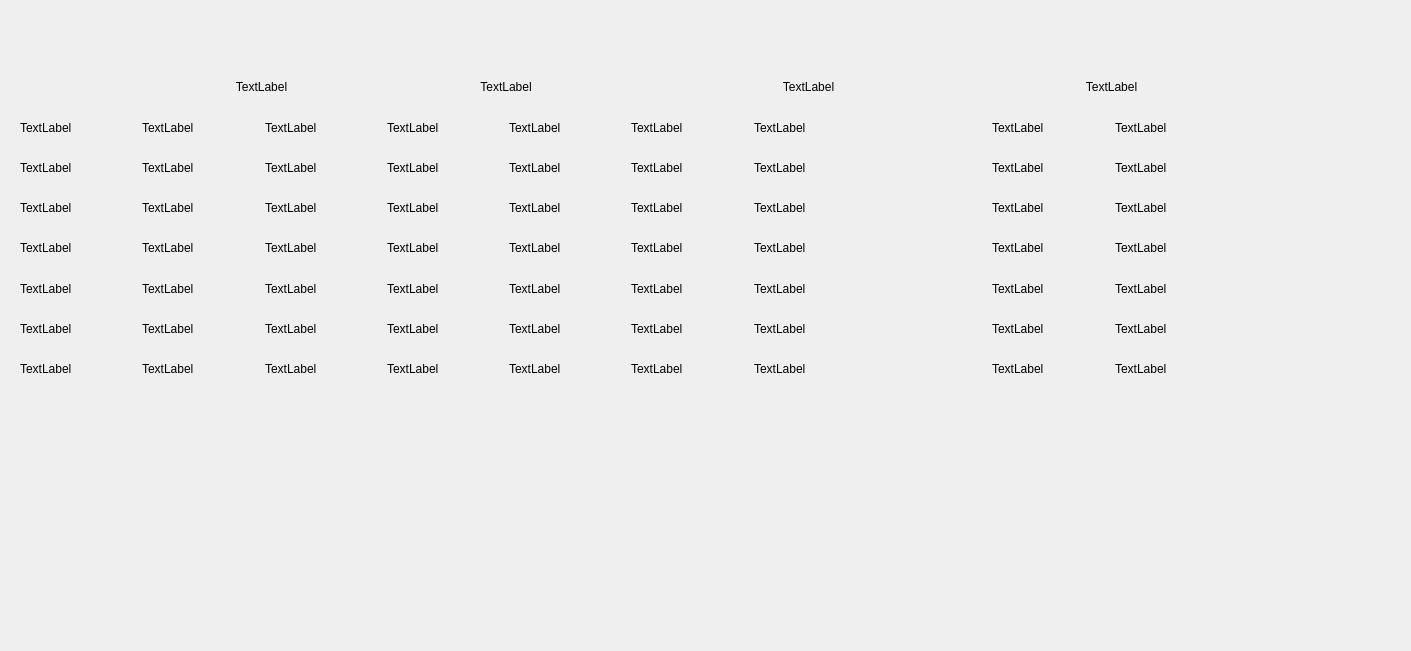
<?xml version="1.0" encoding="UTF-8"?>
<ui version="4.0">
 <class>Form</class>
 <widget class="QWidget" name="Form">
  <property name="geometry">
   <rect>
    <x>0</x>
    <y>0</y>
    <width>1411</width>
    <height>651</height>
   </rect>
  </property>
  <property name="windowTitle">
   <string>Form</string>
  </property>
  <widget class="QWidget" name="layoutWidget">
   <property name="geometry">
    <rect>
     <x>20</x>
     <y>70</y>
     <width>1211</width>
     <height>316</height>
    </rect>
   </property>
   <layout class="QGridLayout" name="gridLayout" rowstretch="0,0,0,0,0,0,0,0" columnstretch="0,0,0,0,0,0,0,0,0,0" columnminimumwidth="0,0,0,0,0,0,0,0,0,0">
    <item row="0" column="3" colspan="2">
     <widget class="QLabel" name="label_67">
      <property name="text">
       <string>TextLabel</string>
      </property>
      <property name="alignment">
       <set>Qt::AlignCenter</set>
      </property>
     </widget>
    </item>
    <item row="1" column="0">
     <widget class="QLabel" name="label">
      <property name="text">
       <string>TextLabel</string>
      </property>
     </widget>
    </item>
    <item row="1" column="1">
     <widget class="QLabel" name="label_2">
      <property name="text">
       <string>TextLabel</string>
      </property>
     </widget>
    </item>
    <item row="1" column="2">
     <widget class="QLabel" name="label_6">
      <property name="text">
       <string>TextLabel</string>
      </property>
     </widget>
    </item>
    <item row="1" column="3">
     <widget class="QLabel" name="label_8">
      <property name="text">
       <string>TextLabel</string>
      </property>
     </widget>
    </item>
    <item row="1" column="4">
     <widget class="QLabel" name="label_33">
      <property name="text">
       <string>TextLabel</string>
      </property>
     </widget>
    </item>
    <item row="1" column="5">
     <widget class="QLabel" name="label_37">
      <property name="text">
       <string>TextLabel</string>
      </property>
     </widget>
    </item>
    <item row="1" column="6" colspan="2">
     <widget class="QLabel" name="label_46">
      <property name="text">
       <string>TextLabel</string>
      </property>
     </widget>
    </item>
    <item row="1" column="8">
     <widget class="QLabel" name="label_47">
      <property name="text">
       <string>TextLabel</string>
      </property>
     </widget>
    </item>
    <item row="1" column="9">
     <widget class="QLabel" name="label_62">
      <property name="text">
       <string>TextLabel</string>
      </property>
     </widget>
    </item>
    <item row="2" column="0">
     <widget class="QLabel" name="label_3">
      <property name="text">
       <string>TextLabel</string>
      </property>
     </widget>
    </item>
    <item row="2" column="1">
     <widget class="QLabel" name="label_4">
      <property name="text">
       <string>TextLabel</string>
      </property>
     </widget>
    </item>
    <item row="2" column="2">
     <widget class="QLabel" name="label_7">
      <property name="text">
       <string>TextLabel</string>
      </property>
     </widget>
    </item>
    <item row="2" column="3">
     <widget class="QLabel" name="label_5">
      <property name="text">
       <string>TextLabel</string>
      </property>
     </widget>
    </item>
    <item row="2" column="4">
     <widget class="QLabel" name="label_41">
      <property name="text">
       <string>TextLabel</string>
      </property>
     </widget>
    </item>
    <item row="2" column="5">
     <widget class="QLabel" name="label_30">
      <property name="text">
       <string>TextLabel</string>
      </property>
     </widget>
    </item>
    <item row="2" column="6" colspan="2">
     <widget class="QLabel" name="label_34">
      <property name="text">
       <string>TextLabel</string>
      </property>
     </widget>
    </item>
    <item row="2" column="8">
     <widget class="QLabel" name="label_38">
      <property name="text">
       <string>TextLabel</string>
      </property>
     </widget>
    </item>
    <item row="2" column="9">
     <widget class="QLabel" name="label_57">
      <property name="text">
       <string>TextLabel</string>
      </property>
     </widget>
    </item>
    <item row="3" column="0">
     <widget class="QLabel" name="label_12">
      <property name="text">
       <string>TextLabel</string>
      </property>
     </widget>
    </item>
    <item row="3" column="1">
     <widget class="QLabel" name="label_15">
      <property name="text">
       <string>TextLabel</string>
      </property>
     </widget>
    </item>
    <item row="3" column="2">
     <widget class="QLabel" name="label_9">
      <property name="text">
       <string>TextLabel</string>
      </property>
     </widget>
    </item>
    <item row="3" column="3">
     <widget class="QLabel" name="label_11">
      <property name="text">
       <string>TextLabel</string>
      </property>
     </widget>
    </item>
    <item row="3" column="4">
     <widget class="QLabel" name="label_49">
      <property name="text">
       <string>TextLabel</string>
      </property>
     </widget>
    </item>
    <item row="3" column="5">
     <widget class="QLabel" name="label_45">
      <property name="text">
       <string>TextLabel</string>
      </property>
     </widget>
    </item>
    <item row="3" column="6" colspan="2">
     <widget class="QLabel" name="label_39">
      <property name="text">
       <string>TextLabel</string>
      </property>
     </widget>
    </item>
    <item row="3" column="8">
     <widget class="QLabel" name="label_43">
      <property name="text">
       <string>TextLabel</string>
      </property>
     </widget>
    </item>
    <item row="3" column="9">
     <widget class="QLabel" name="label_58">
      <property name="text">
       <string>TextLabel</string>
      </property>
     </widget>
    </item>
    <item row="4" column="0">
     <widget class="QLabel" name="label_14">
      <property name="text">
       <string>TextLabel</string>
      </property>
     </widget>
    </item>
    <item row="4" column="1">
     <widget class="QLabel" name="label_10">
      <property name="text">
       <string>TextLabel</string>
      </property>
     </widget>
    </item>
    <item row="4" column="2">
     <widget class="QLabel" name="label_13">
      <property name="text">
       <string>TextLabel</string>
      </property>
     </widget>
    </item>
    <item row="4" column="3">
     <widget class="QLabel" name="label_16">
      <property name="text">
       <string>TextLabel</string>
      </property>
     </widget>
    </item>
    <item row="4" column="4">
     <widget class="QLabel" name="label_42">
      <property name="text">
       <string>TextLabel</string>
      </property>
     </widget>
    </item>
    <item row="4" column="5">
     <widget class="QLabel" name="label_48">
      <property name="text">
       <string>TextLabel</string>
      </property>
     </widget>
    </item>
    <item row="4" column="6" colspan="2">
     <widget class="QLabel" name="label_50">
      <property name="text">
       <string>TextLabel</string>
      </property>
     </widget>
    </item>
    <item row="4" column="8">
     <widget class="QLabel" name="label_29">
      <property name="text">
       <string>TextLabel</string>
      </property>
     </widget>
    </item>
    <item row="4" column="9">
     <widget class="QLabel" name="label_61">
      <property name="text">
       <string>TextLabel</string>
      </property>
     </widget>
    </item>
    <item row="5" column="0">
     <widget class="QLabel" name="label_20">
      <property name="text">
       <string>TextLabel</string>
      </property>
     </widget>
    </item>
    <item row="5" column="1">
     <widget class="QLabel" name="label_23">
      <property name="text">
       <string>TextLabel</string>
      </property>
     </widget>
    </item>
    <item row="5" column="2">
     <widget class="QLabel" name="label_17">
      <property name="text">
       <string>TextLabel</string>
      </property>
     </widget>
    </item>
    <item row="5" column="3">
     <widget class="QLabel" name="label_19">
      <property name="text">
       <string>TextLabel</string>
      </property>
     </widget>
    </item>
    <item row="5" column="4">
     <widget class="QLabel" name="label_53">
      <property name="text">
       <string>TextLabel</string>
      </property>
     </widget>
    </item>
    <item row="5" column="5">
     <widget class="QLabel" name="label_31">
      <property name="text">
       <string>TextLabel</string>
      </property>
     </widget>
    </item>
    <item row="5" column="6" colspan="2">
     <widget class="QLabel" name="label_55">
      <property name="text">
       <string>TextLabel</string>
      </property>
     </widget>
    </item>
    <item row="5" column="8">
     <widget class="QLabel" name="label_32">
      <property name="text">
       <string>TextLabel</string>
      </property>
     </widget>
    </item>
    <item row="5" column="9">
     <widget class="QLabel" name="label_63">
      <property name="text">
       <string>TextLabel</string>
      </property>
     </widget>
    </item>
    <item row="6" column="0">
     <widget class="QLabel" name="label_22">
      <property name="text">
       <string>TextLabel</string>
      </property>
     </widget>
    </item>
    <item row="6" column="1">
     <widget class="QLabel" name="label_18">
      <property name="text">
       <string>TextLabel</string>
      </property>
     </widget>
    </item>
    <item row="6" column="2">
     <widget class="QLabel" name="label_21">
      <property name="text">
       <string>TextLabel</string>
      </property>
     </widget>
    </item>
    <item row="6" column="3">
     <widget class="QLabel" name="label_24">
      <property name="text">
       <string>TextLabel</string>
      </property>
     </widget>
    </item>
    <item row="6" column="4">
     <widget class="QLabel" name="label_51">
      <property name="text">
       <string>TextLabel</string>
      </property>
     </widget>
    </item>
    <item row="6" column="5">
     <widget class="QLabel" name="label_40">
      <property name="text">
       <string>TextLabel</string>
      </property>
     </widget>
    </item>
    <item row="6" column="6" colspan="2">
     <widget class="QLabel" name="label_52">
      <property name="text">
       <string>TextLabel</string>
      </property>
     </widget>
    </item>
    <item row="6" column="8">
     <widget class="QLabel" name="label_44">
      <property name="text">
       <string>TextLabel</string>
      </property>
     </widget>
    </item>
    <item row="6" column="9">
     <widget class="QLabel" name="label_60">
      <property name="text">
       <string>TextLabel</string>
      </property>
     </widget>
    </item>
    <item row="7" column="0">
     <widget class="QLabel" name="label_26">
      <property name="text">
       <string>TextLabel</string>
      </property>
     </widget>
    </item>
    <item row="7" column="1">
     <widget class="QLabel" name="label_25">
      <property name="text">
       <string>TextLabel</string>
      </property>
     </widget>
    </item>
    <item row="7" column="2">
     <widget class="QLabel" name="label_28">
      <property name="text">
       <string>TextLabel</string>
      </property>
     </widget>
    </item>
    <item row="7" column="3">
     <widget class="QLabel" name="label_27">
      <property name="text">
       <string>TextLabel</string>
      </property>
     </widget>
    </item>
    <item row="7" column="4">
     <widget class="QLabel" name="label_54">
      <property name="text">
       <string>TextLabel</string>
      </property>
     </widget>
    </item>
    <item row="7" column="5">
     <widget class="QLabel" name="label_56">
      <property name="text">
       <string>TextLabel</string>
      </property>
     </widget>
    </item>
    <item row="7" column="6" colspan="2">
     <widget class="QLabel" name="label_35">
      <property name="text">
       <string>TextLabel</string>
      </property>
     </widget>
    </item>
    <item row="7" column="8">
     <widget class="QLabel" name="label_36">
      <property name="text">
       <string>TextLabel</string>
      </property>
     </widget>
    </item>
    <item row="7" column="9">
     <widget class="QLabel" name="label_59">
      <property name="text">
       <string>TextLabel</string>
      </property>
     </widget>
    </item>
    <item row="0" column="1" colspan="2">
     <widget class="QLabel" name="label_64">
      <property name="text">
       <string>TextLabel</string>
      </property>
      <property name="alignment">
       <set>Qt::AlignCenter</set>
      </property>
     </widget>
    </item>
    <item row="0" column="5" colspan="3">
     <widget class="QLabel" name="label_66">
      <property name="enabled">
       <bool>true</bool>
      </property>
      <property name="text">
       <string>TextLabel</string>
      </property>
      <property name="alignment">
       <set>Qt::AlignCenter</set>
      </property>
     </widget>
    </item>
    <item row="0" column="8" colspan="2">
     <widget class="QLabel" name="label_65">
      <property name="text">
       <string>TextLabel</string>
      </property>
      <property name="alignment">
       <set>Qt::AlignCenter</set>
      </property>
     </widget>
    </item>
   </layout>
  </widget>
 </widget>
 <resources/>
 <connections/>
</ui>
